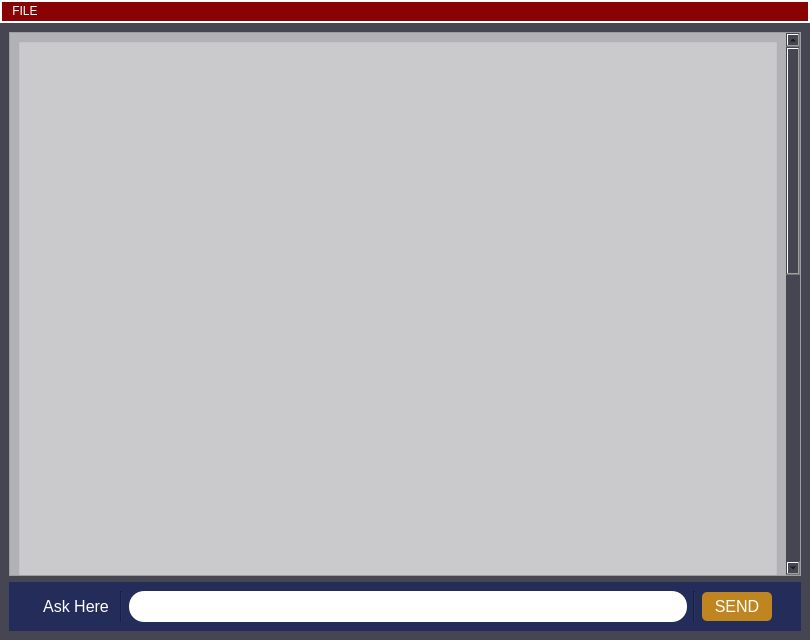
<?xml version="1.0" encoding="UTF-8"?>
<ui version="4.0">
 <class>MainWindow</class>
 <widget class="QMainWindow" name="MainWindow">
  <property name="geometry">
   <rect>
    <x>0</x>
    <y>0</y>
    <width>810</width>
    <height>640</height>
   </rect>
  </property>
  <property name="windowTitle">
   <string>MainWindow</string>
  </property>
  <property name="styleSheet">
   <string notr="true">QMenuBar, QStatusBar{
background-color:rgb(137,3,4);
color:white;
border:2px solid white;
}

</string>
  </property>
  <widget class="QWidget" name="centralwidget">
   <property name="styleSheet">
    <string notr="true">background-color:rgb(70,70,82);</string>
   </property>
   <layout class="QVBoxLayout" name="verticalLayout">
    <item>
     <widget class="QScrollArea" name="scrollArea">
      <property name="styleSheet">
       <string notr="true">*{
	background-color:  rgba(240, 240, 240, 100)

}
/*VERTICAL SCROLLBAR */ 
QScrollBar:vertical { 
	boder: none;
	background-color: rgb(255,255,255);
	width: 14px;
	margin: 15px 0 15px 0;
	boder-radius: 0px;
}
/*HANDLE BAR VERTICAL */
 QScrollBar::handle:vertical {
	background-color: rgb(137,3,4); 
	min-height: 30px;
	border-radius: 7px;
}
QScrollBar::handle:vertical:hover{ 
	background-color: rgb(110, 13, 37);
}

/*BTN TOP-SCROLLBAR */ 
QScrollBar::sub-line:vertical { 
	border: none;
	background-color: rgb(59, 59, 90); 
	height: 15px;
	border-top-left-radius: 7px; 
	border-top-right-radius: 7px; 
	subcontrol-position: top;
	subcontrol-origin: margin;
}
QScrollBar::sub-line:vertical:hover { 
	background-color: rgb(110, 13, 37);
}
QScrollBar::sub-line:vertical:pressed { 
	background-color:rgb(110, 13, 37);
}
/*BTN BOTTOM-SCROLLBAR */
QScrollBar::add-line:vertical { 
	border: none;
	background-color: rgb(59, 59, 90); 
	height: 15px;
	border-bottom-left-radius: 7px; 
	border-bottom-right-radius: 7px;
	subcontrol-position: bottom;
	subcontrol-origin: margin;
}
QScrollBar::add-line:vertical:hover { 
	background-color: rgb(110, 13, 37);
}
QScrollBar::add-line:vertical:pressed { 
	background-color: rgb(110, 13, 37);
}
/*reset arrows*/
QScrollBar::add-page:vertical, QScrollBar::aub-page:vertical {
	 background: none;
}
QScrollBar::add-page:vertical, QScrollBar::sub-page:vertical { 
	background: none;
}</string>
      </property>
      <property name="widgetResizable">
       <bool>true</bool>
      </property>
      <widget class="QWidget" name="scrollAreaWidgetContents">
       <property name="geometry">
        <rect>
         <x>0</x>
         <y>-674</y>
         <width>776</width>
         <height>1218</height>
        </rect>
       </property>
       <layout class="QVBoxLayout" name="verticalLayout_2">
        <item>
         <widget class="QFrame" name="frame">
          <property name="minimumSize">
           <size>
            <width>0</width>
            <height>1200</height>
           </size>
          </property>
          <property name="styleSheet">
           <string notr="true"/>
          </property>
          <property name="frameShape">
           <enum>QFrame::StyledPanel</enum>
          </property>
          <property name="frameShadow">
           <enum>QFrame::Raised</enum>
          </property>
          <layout class="QGridLayout" name="gridLayout">
           <item row="1" column="0">
            <widget class="Line" name="line_3">
             <property name="orientation">
              <enum>Qt::Horizontal</enum>
             </property>
            </widget>
           </item>
           <item row="4" column="0">
            <widget class="QLabel" name="reply_1">
             <property name="minimumSize">
              <size>
               <width>600</width>
               <height>100</height>
              </size>
             </property>
             <property name="maximumSize">
              <size>
               <width>800</width>
               <height>120</height>
              </size>
             </property>
             <property name="font">
              <font>
               <pointsize>14</pointsize>
              </font>
             </property>
             <property name="styleSheet">
              <string notr="true">background-color:#ffba63 ;
color:black ;
border:2px solid #242d59;
border-top-left-radius :20px;
border-top-right-radius : 30px; 
border-bottom-right-radius : 30px; 
margin:10px;
</string>
             </property>
             <property name="frameShape">
              <enum>QFrame::StyledPanel</enum>
             </property>
             <property name="frameShadow">
              <enum>QFrame::Raised</enum>
             </property>
             <property name="lineWidth">
              <number>3</number>
             </property>
             <property name="midLineWidth">
              <number>3</number>
             </property>
             <property name="text">
              <string>HI!!! How can I help you?</string>
             </property>
             <property name="margin">
              <number>10</number>
             </property>
            </widget>
           </item>
           <item row="2" column="0">
            <widget class="QLabel" name="query_1">
             <property name="minimumSize">
              <size>
               <width>600</width>
               <height>100</height>
              </size>
             </property>
             <property name="maximumSize">
              <size>
               <width>800</width>
               <height>120</height>
              </size>
             </property>
             <property name="font">
              <font>
               <pointsize>14</pointsize>
              </font>
             </property>
             <property name="styleSheet">
              <string notr="true">background-color: #242d59 ;
color: #ffc071;
border:2px solid #ffc071;
border-top-left-radius :30px;
border-top-right-radius : 20px; 
border-bottom-left-radius : 30px; 
margin:10px;
</string>
             </property>
             <property name="frameShape">
              <enum>QFrame::StyledPanel</enum>
             </property>
             <property name="frameShadow">
              <enum>QFrame::Raised</enum>
             </property>
             <property name="lineWidth">
              <number>3</number>
             </property>
             <property name="midLineWidth">
              <number>3</number>
             </property>
             <property name="text">
              <string>HI!!!</string>
             </property>
             <property name="alignment">
              <set>Qt::AlignRight|Qt::AlignTrailing|Qt::AlignVCenter</set>
             </property>
             <property name="wordWrap">
              <bool>false</bool>
             </property>
             <property name="margin">
              <number>10</number>
             </property>
            </widget>
           </item>
           <item row="0" column="0">
            <spacer name="verticalSpacer">
             <property name="orientation">
              <enum>Qt::Vertical</enum>
             </property>
             <property name="sizeHint" stdset="0">
              <size>
               <width>20</width>
               <height>40</height>
              </size>
             </property>
            </spacer>
           </item>
          </layout>
         </widget>
        </item>
       </layout>
      </widget>
     </widget>
    </item>
    <item>
     <widget class="QWidget" name="horizontalWidget" native="true">
      <property name="styleSheet">
       <string notr="true">background-color:#242d59;
padding:5px;</string>
      </property>
      <layout class="QHBoxLayout" name="horizontalLayout">
       <item>
        <spacer name="horizontalSpacer">
         <property name="orientation">
          <enum>Qt::Horizontal</enum>
         </property>
         <property name="sizeType">
          <enum>QSizePolicy::Preferred</enum>
         </property>
         <property name="sizeHint" stdset="0">
          <size>
           <width>20</width>
           <height>20</height>
          </size>
         </property>
        </spacer>
       </item>
       <item>
        <widget class="QLabel" name="label">
         <property name="font">
          <font>
           <pointsize>12</pointsize>
          </font>
         </property>
         <property name="styleSheet">
          <string notr="true">color:white;</string>
         </property>
         <property name="text">
          <string>Ask Here</string>
         </property>
         <property name="textFormat">
          <enum>Qt::AutoText</enum>
         </property>
         <property name="alignment">
          <set>Qt::AlignCenter</set>
         </property>
         <property name="margin">
          <number>5</number>
         </property>
        </widget>
       </item>
       <item>
        <widget class="Line" name="line">
         <property name="orientation">
          <enum>Qt::Vertical</enum>
         </property>
        </widget>
       </item>
       <item>
        <widget class="QLineEdit" name="lineEdit">
         <property name="font">
          <font>
           <pointsize>12</pointsize>
          </font>
         </property>
         <property name="styleSheet">
          <string notr="true">background-color:white;
border-radius:15px;</string>
         </property>
        </widget>
       </item>
       <item>
        <widget class="Line" name="line_2">
         <property name="orientation">
          <enum>Qt::Vertical</enum>
         </property>
        </widget>
       </item>
       <item>
        <widget class="QPushButton" name="pushButton">
         <property name="minimumSize">
          <size>
           <width>70</width>
           <height>0</height>
          </size>
         </property>
         <property name="font">
          <font>
           <pointsize>12</pointsize>
          </font>
         </property>
         <property name="styleSheet">
          <string notr="true">color:white;
background-color:#bf8520;
border-radius:5px;
padding:5px;</string>
         </property>
         <property name="text">
          <string>SEND</string>
         </property>
        </widget>
       </item>
       <item>
        <spacer name="horizontalSpacer_2">
         <property name="orientation">
          <enum>Qt::Horizontal</enum>
         </property>
         <property name="sizeType">
          <enum>QSizePolicy::Preferred</enum>
         </property>
         <property name="sizeHint" stdset="0">
          <size>
           <width>20</width>
           <height>20</height>
          </size>
         </property>
        </spacer>
       </item>
      </layout>
     </widget>
    </item>
   </layout>
  </widget>
  <widget class="QMenuBar" name="menubar">
   <property name="geometry">
    <rect>
     <x>0</x>
     <y>0</y>
     <width>810</width>
     <height>26</height>
    </rect>
   </property>
   <widget class="QMenu" name="menuFILE">
    <property name="styleSheet">
     <string notr="true"/>
    </property>
    <property name="title">
     <string>FILE</string>
    </property>
    <addaction name="actionRestart"/>
   </widget>
   <addaction name="menuFILE"/>
  </widget>
  <action name="actionRestart">
   <property name="text">
    <string>Restart</string>
   </property>
  </action>
 </widget>
 <resources/>
 <connections/>
</ui>
